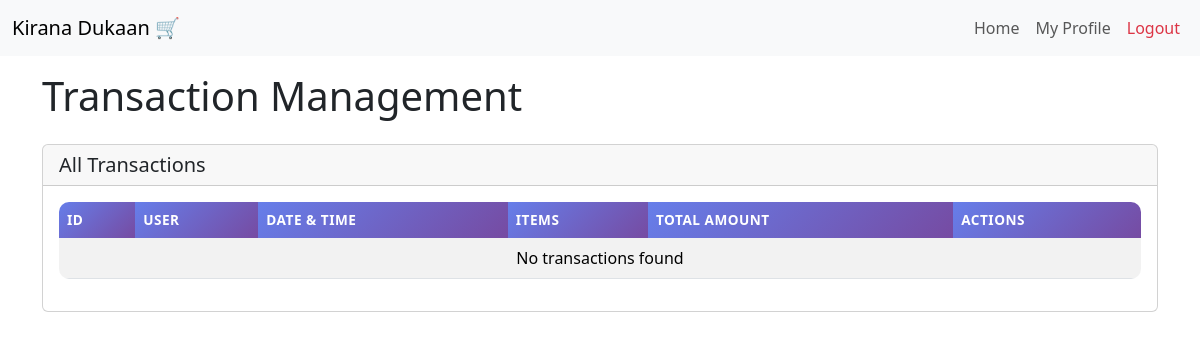
Before: /admin/transactions (signed in) with the older database file.
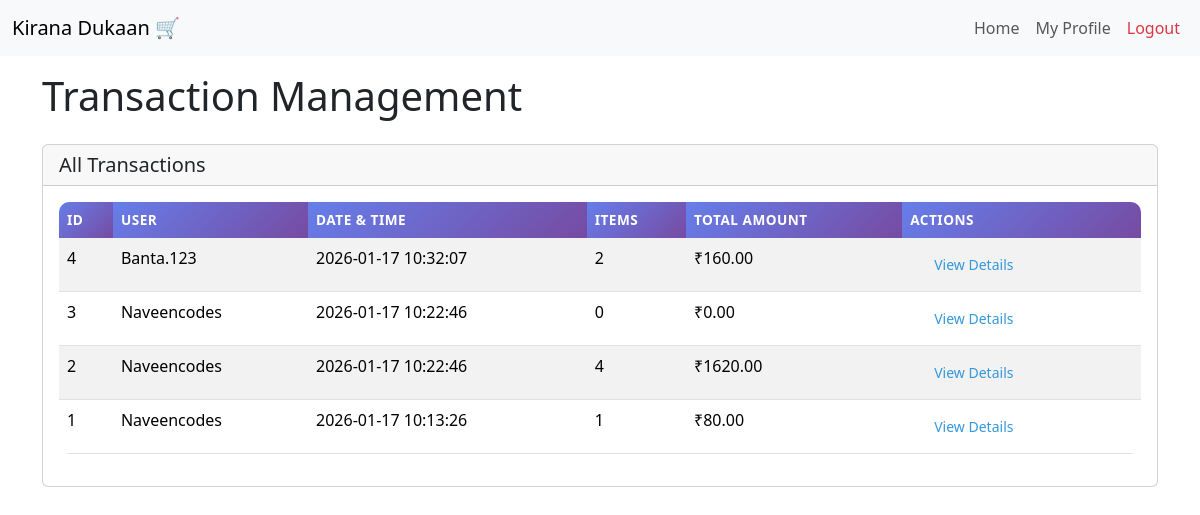
After: the same page with the newer database file.
### models.py (models this page shows, shortened)
class Transaction(db.Model):
    id = db.Column(db.Integer, primary_key=True)
    user_id = db.Column(db.Integer, db.ForeignKey('user.id'), nullable=False)
    datetime = db.Column(db.DateTime, nullable=False)
    orders = db.relationship('Order', backref='transaction', lazy=True, cascade='all, delete-orphan')

class User(db.Model):
    id = db.Column(db.Integer, primary_key=True)
    username = db.Column(db.String(32), unique=True)
    passhash = db.Column(db.String(256), nullable=False)
    name = db.Column(db.String(64), nullable=True)
    email = db.Column(db.String(120), unique=True, nullable=True)
    is_admin = db.Column(db.Boolean, nullable=False, default=False)
    transactions = db.relationship('Transaction', backref='user', lazy=True)

### routes.py (the view)
@main.route('/admin/transactions')
@admin_required
def admin_transactions():
    user_id = session['user_id']
    user = User.query.get(user_id)
    transactions = Transaction.query.order_by(Transaction.datetime.desc()).all()
    return render_template('admin_transactions.html', user=user, transactions=transactions)

### routes.py (called while the page is built)
def admin_required(f):
    @wraps(f)
    def decorated_function(*args, **kwargs):
        if 'user_id' not in session:
            flash('Please log in to access this page.', 'warning')
            return redirect(url_for('main.login'))
        user = User.query.get(session['user_id'])
        if not user.is_admin:
            flash('Access denied. Admin privileges required.', 'danger')
            return redirect(url_for('main.index'))
        return f(*args, **kwargs)
    return decorated_function

### templates/admin_transactions.html (shortened to what this page needs)
{% extends 'layout.html' %}
{% block content %}
<div class="row">
    <div class="col-12">
        <h1 class="mb-4">Transaction Management</h1>
        <div class="card">
            <div class="card-header">
                <h5 class="mb-0">All Transactions</h5>
            </div>
            <div class="card-body">
                <div class="table-responsive">
                    <table class="table table-striped">
                        <thead>
                            <tr>
                                <th>ID</th>
                                <th>User</th>
                                <th>Date & Time</th>
                                <th>Items</th>
                                <th>Total Amount</th>
                                <th>Actions</th>
                            </tr>
                        </thead>
                        <tbody>
                            {% if transactions %}
                                {% for transaction in transactions %}
                                <tr>
                                    <td>{{ transaction.id }}</td>
                                    <td>{{ transaction.user.username if transaction.user else 'N/A' }}</td>
                                    <td>{{ transaction.datetime.strftime('%Y-%m-%d %H:%M:%S') }}</td>
                                    <td>{{ transaction.orders|length }}</td>
                                    <td>₹{{ "%.2f"|format(transaction.orders|sum(attribute='quantity') * (transaction.orders[0].price if transaction.orders else 0)) }}</td>
                                    <td>
                                        <button class="btn btn-sm btn-outline-primary" data-bs-toggle="modal" data-bs-target="#transactionModal{{ transaction.id }}">View Details</button>
                                    </td>
                                </tr>
                                {% endfor %}
                            {% else %}
                                <tr>
                                    <td colspan="6" class="text-center">No transactions found</td>
                                </tr>
                            {% endif %}
                        </tbody>
                    </table>
                </div>
            </div>
        </div>
    </div>
</div>
{% endblock %}

Changed rows visible on the page:
added Transaction: orders|sum "160.00"
added Transaction: orders|sum "0.00"
added Transaction: orders|sum "1620.00"
added Transaction: orders|sum "80.00"
Other visible differences:
text no longer shown: "No transactions found"
